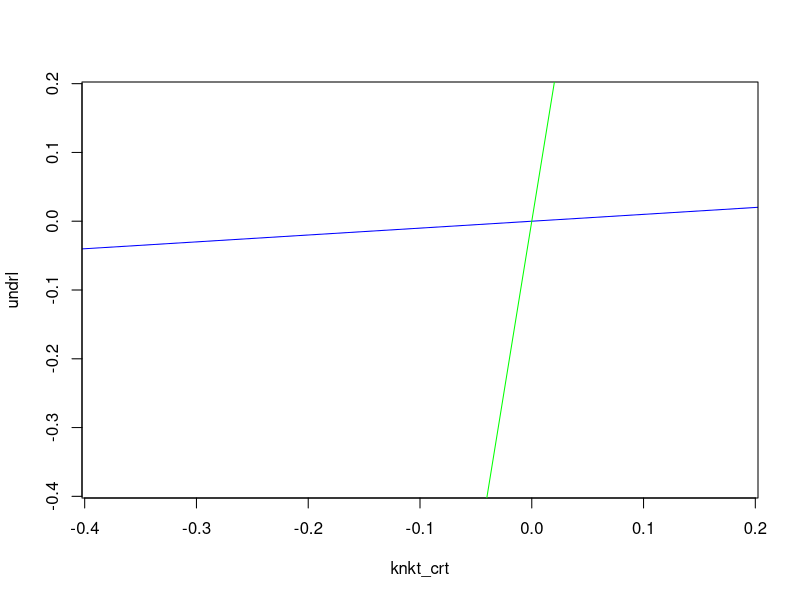
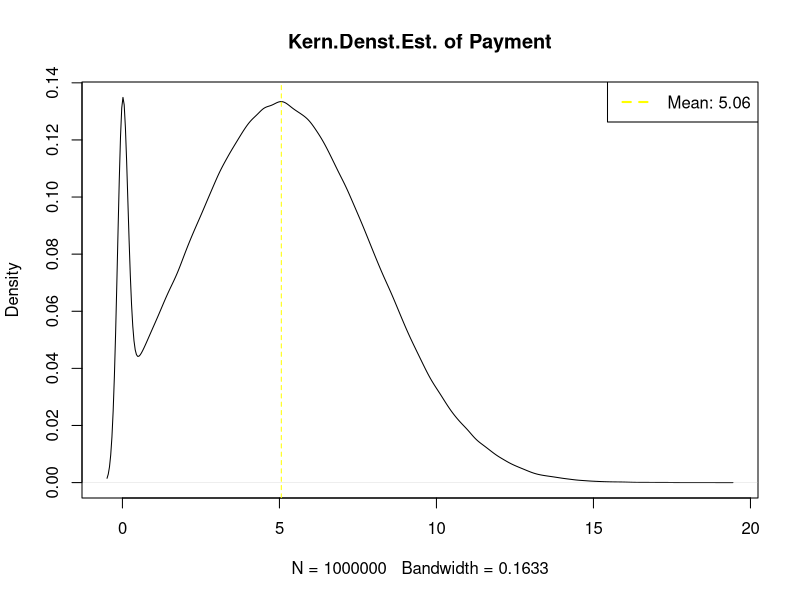

These figures' R source, in order:




# payment function of the knock-out certificate
fun<-function(x,strk) pmax(x-strk,0)*0.01


chng_kn_ot <- function(act_val,chng_prc,strk){
  z <- 100*((fun(act_val*(1 + chng_prc/100),strk)) - fun(act_val,strk))/fun(act_val,strk)
  z
}
# Die  Zahlen sind von dem Beispiel aus dem Buch genommen.
chng_kn_ot(5000,0.15,4500) #derivative increases by 150% if underlying increases by 15% at value 5000
chng_kn_ot(5000,-0.07,4500) #derivative decreases by 70% if underlying decreases by 7% at value 5000
### Beispiel###
# x... value of index (underlying) at maturity
# x follows a normal distribution N(5000,300)
set.seed(1)
x<-rnorm(1000000,mean=5000,sd=300)
head(x)
fn_mit_x <- fun(x,4500) 
cert_mean<-mean(fun(x,4500)) #expected value of certificate at maturity in 1 EUR/pt
cert_mean
# Variance
cert_var <- var(x)
cert_var
# underlying... price changes of underlying (assumption)
undrl<-c(-50,-35,-18,-8,0,16,27) #7 price changes



knkt_crt<- numeric(length = length(undrl))
for(i in 1:length(undrl)) knkt_crt[i]<-chng_kn_ot(mean(x),undrl[i],strk = 4500)
knkt_crt

# plot knockout certificate changes against underlying changes
plot(knkt_crt,undrl,col="blue",type="l",xlim=c(-0.38,0.18),ylim=c(-0.38,0.18))
lines(undrl, knkt_crt,col="green")


# plot of Kernel Density Estimation.
plot(density(fn_mit_x), main = "Kern.Denst.Est. of Payment")
abline(v = cert_mean, col = "yellow", lty = "dashed")
legend(x = "topright", col = "yellow", lty = "dashed",
       lwd = 2, legend = paste0("Mean: ", round(cert_mean,3)))
